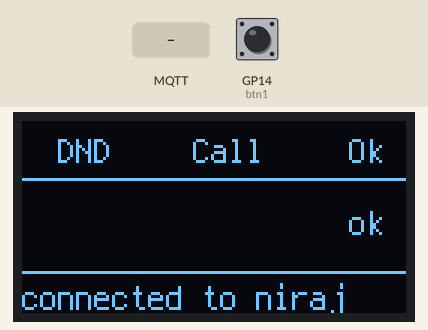
Recording of a program running on a simulated Raspberry Pi Pico running CircuitPython. Parts: 128×64 one-colour display. The inputs (shaded band) are chosen by the test bench; at power-on: GP14 (btn1) LOW. No MQTT or app messages arrive unless stated; USB keyboard and mouse output is not drawn; what the program prints to the serial console is not drawn.

Above: at 2.9 s.
3.0 s: MQTT message "ok" arrives on the first subscribed topic
At 4.2 s:
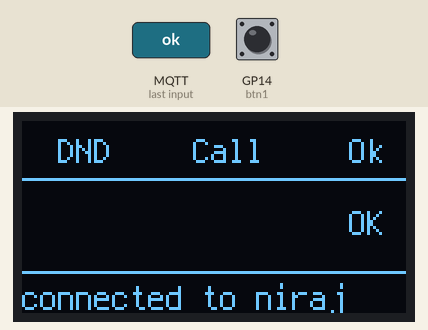
4.5 s: MQTT message "dnd" arrives on the first subscribed topic
At 5.4 s:
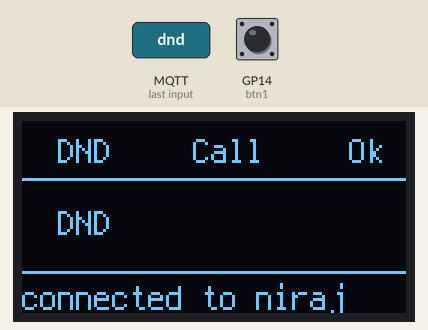
6.0 s: MQTT message "call" arrives on the first subscribed topic
At 6.5 s:
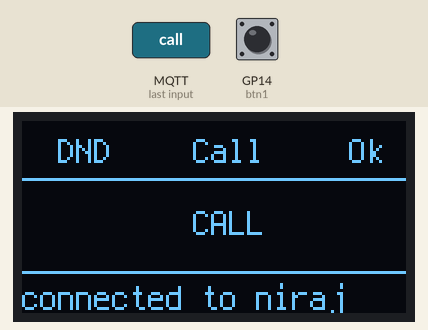
Timing chart, 0 to 9.0 s (numbered marks = the images above; inputs shaded):
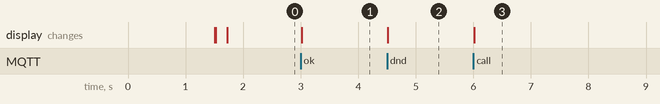

The program:

code.py
```python
# This script supports the Raspberry Pi Pico board and the Lilygo ESP32-S2 board
# Raspberry Pi Pico: http://educ8s.tv/part/RaspberryPiPico
# ESP32-S2 Board: http://educ8s.tv/part/esp32s2
# OLED DISPLAY: https://educ8s.tv/part/OLED096

import board, busio, displayio, os, terminalio
import adafruit_displayio_ssd1306
from adafruit_display_text import label
import time
from adafruit_display_shapes.rect import Rect
from adafruit_display_shapes.roundrect import RoundRect
from adafruit_display_shapes.line import Line
from hid import InitiateAutopilot
from mqtt import InitializeMQTT
from adafruit_hid.mouse import Mouse
import usb_hid
import digitalio

displayio.release_displays()
btn1 = digitalio.DigitalInOut(board.GP14)
btn1.direction = digitalio.Direction.INPUT
btn1.pull = digitalio.Pull.DOWN

username = "lan"
reciever_username = "niraj"

user_feed = "{}_feed".format(username)
reciever_feed ="{}_feed".format(reciever_username)

render_text = "OK"
render_text_x = 109

owner_auto = False
owner_ok = False
owner_dnd = False
owner_call = False


reciever_ok = False
reciever_dnd = False
reciever_call = False

render_requested = False

def initialize_display():

    sda, scl = board.GP0, board.GP1
    i2c = busio.I2C(scl, sda)

    display_bus = displayio.I2CDisplay(i2c, device_address=0x3C)
    display = adafruit_displayio_ssd1306.SSD1306(display_bus, width=128, height=64, auto_refresh=True)
    display.refresh()
    splash = displayio.Group()
    display.show(splash)

    color_bitmap = displayio.Bitmap(128, 64, 1)
    color_palette = displayio.Palette(1)
    color_palette[0] = 0xFFFFFF
    bg_sprite = displayio.TileGrid(color_bitmap, x=0, y=0, pixel_shader=color_palette)
    splash.append(bg_sprite)
    return splash


def render_initial_screen(splash):

    #making the complete screen black
    rect2 = Rect(0, 0, 128, 64, fill=0x000000, outline=0x0, stroke=3)
    splash.append(rect2)

    #rendering owner title bar
    dnd_owner = label.Label(terminalio.FONT, text="DND", color=0xFFFFFF, x=12, y=10)
    splash.append(dnd_owner)
    call_owner = label.Label(terminalio.FONT, text="Call", color=0xFFFFFF, x=57, y=10)
    splash.append(call_owner)
    ok_owner = label.Label(terminalio.FONT, text="Ok", color=0xFFFFFF, x=109, y=10)
    splash.append(ok_owner)

    #rendering seperating lines
    splash.append(Line(0, 19, 128, 19, 0xFFFFFF))
    splash.append(Line(0, 50, 128, 50, 0xFFFFFF))

# Define callback methods which are called when events occur
# pylint: disable=unused-argument, redefined-outer-name
def connected(client, userdata, flags, rc):
    # This function will be called when the client is connected
    # successfully to the broker.
    print("Connected! Listening for topic changes on %s" % reciever_feed)
    # Subscribe to all changes on the onoff_feed.
    client.subscribe(reciever_feed)


def disconnected(client, userdata, rc):
    # This method is called when the client is disconnected
    print("Disconnected from Adafruit IO!")


def message(client, topic, message):
    global reciever_ok
    global reciever_dnd
    global reciever_call
    global render_text
    global render_requested
    global render_text_x

    global owner_auto
    global owner_ok
    global owner_dnd
    global owner_call

    # This method is called when a topic the client is subscribed to
    # has a new message.
    print("New message on topic {0}: {1}".format(topic, message))
    render_requested = True

    if message == "ok":
        render_text = "OK"
        render_text_x = 109
    elif message == "dnd":
        render_text = "DND"
        render_text_x = 12
    elif message == "call":
        render_text = "CALL"
        render_text_x = 57


splash = initialize_display()
render_initial_screen(splash)

connected_user = label.Label(terminalio.FONT, text="connected to {}".format(reciever_username), color=0xFFFFFF, x=0, y=59)
splash.append(connected_user)

mouse = Mouse(usb_hid.devices)
displacement = 100

mqtt_client = InitializeMQTT(connected,disconnected,message)
text_area = label.Label(terminalio.FONT, text="ok", color=0xFFFFFF, x=render_text_x, y=34)
splash.append(text_area)

print("Running the main loop")
count = 0
every_other = False
autopilot_enabled = False
while True:
    mqtt_client.loop()

    if not btn1.value:
        print("button pressed current status : " , autopilot_enabled)
        if autopilot_enabled:
            autopilot_enabled = False
        else:
            autopilot_enabled = True


    if render_requested:
        splash.remove(text_area)
        text_area = label.Label(terminalio.FONT, text=render_text, color=0xFFFFFF, x=render_text_x, y=34)
        splash.append(text_area)
        render_requested = False
    count = count + 1
    mqtt_client.publish(user_feed, count)
    if autopilot_enabled:
        if every_other:
            InitiateAutopilot(mouse,displacement)
            every_other = False
        else:
            InitiateAutopilot(mouse,displacement*-1)
            every_other = True
    time.sleep(0.2)
```

hid.py
```python
# Write your code here :-)
import time
import analogio
import board
import digitalio
import usb_hid


def InitiateAutopilot(mouse,displacement):
    mouse.move(x=displacement)
```

mqtt.py
```python
import time
import ssl
import socketpool
import wifi
import adafruit_minimqtt.adafruit_minimqtt as MQTT

wifi_name = "boba"
wifi_password = "ilikeicecreammochi"

print("Connecting to wifi")
wifi.radio.connect(wifi_name, wifi_password)
print("Connected to wifi")

### Feeds ###


def InitializeMQTT(connected_callback,on_disconnect_callback,on_message_callback):
    # Create a socket pool
    pool = socketpool.SocketPool(wifi.radio)

    # Set up a MiniMQTT Client
    mqtt_client = MQTT.MQTT(
        broker='192.168.1.152',
        port=1883,
        socket_pool=pool,
        #ssl_context=ssl.create_default_context(),
    )

    # Setup the callback methods abovea
    mqtt_client.on_connect = connected_callback
    mqtt_client.on_disconnect = on_disconnect_callback
    mqtt_client.on_message = on_message_callback

    # Connect the client to the MQTT broker.
    print("Connecting to Adafruit IO...")
    mqtt_client.connect()

    return mqtt_client
```

Measured:
- after the input at 3.0 s, the display: changes at once (image 1)
- after the input at 4.5 s, the display: changes at once (image 2)
- after the input at 6.0 s, the display: changes at once (image 3)
